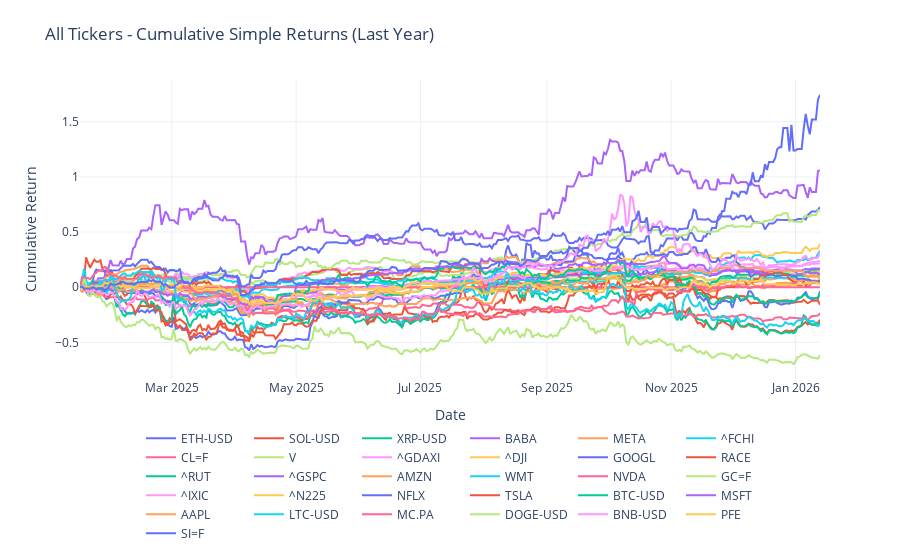

The notebook cell saved with this chart:
### Code cell
# plot cumprod_simple
fig = go.Figure()
for column in cumprod_simple.columns:
    fig.add_trace(
        go.Scatter(
            x=cumprod_simple.index,
            y=cumprod_simple[column],
            mode="lines",
            name=column,
        )
    )

fig.update_layout(
    title="All Tickers - Cumulative Simple Returns (Last Year)",
    xaxis_title="Date",
    yaxis_title="Cumulative Return",
    legend=dict(orientation="h", yanchor="top", y=-0.15, xanchor="center", x=0.5),
    template="plotly_white",
    margin=dict(t=80, b=120),
)
fig.show()

### Figure 1 — Plotly figure (JSON) as saved in the notebook; plotly's stock layout.template omitted (floating-point values rounded to 4 significant figures; data arrays with more than 128 entries replaced by an {"elided": "..."} marker saying what was removed)
{"data": [{"mode": "lines", "name": "ETH-USD", "type": "scatter", "x": {"elided": "364 str values"}, "y": {"elided": "364 float values"}}, {"mode": "lines", "name": "SOL-USD", "type": "scatter", "x": {"elided": "364 str values"}, "y": {"elided": "364 float values"}}, {"mode": "lines", "name": "XRP-USD", "type": "scatter", "x": {"elided": "364 str values"}, "y": {"elided": "364 float values"}}, {"mode": "lines", "name": "BABA", "type": "scatter", "x": {"elided": "364 str values"}, "y": {"elided": "364 float values"}}, {"mode": "lines", "name": "META", "type": "scatter", "x": {"elided": "364 str values"}, "y": {"elided": "364 float values"}}, {"mode": "lines", "name": "^FCHI", "type": "scatter", "x": {"elided": "364 str values"}, "y": {"elided": "364 float values"}}, {"mode": "lines", "name": "CL=F", "type": "scatter", "x": {"elided": "364 str values"}, "y": {"elided": "364 float values"}}, {"mode": "lines", "name": "V", "type": "scatter", "x": {"elided": "364 str values"}, "y": {"elided": "364 float values"}}, {"mode": "lines", "name": "^GDAXI", "type": "scatter", "x": {"elided": "364 str values"}, "y": {"elided": "364 float values"}}, {"mode": "lines", "name": "^DJI", "type": "scatter", "x": {"elided": "364 str values"}, "y": {"elided": "364 float values"}}, {"mode": "lines", "name": "GOOGL", "type": "scatter", "x": {"elided": "364 str values"}, "y": {"elided": "364 float values"}}, {"mode": "lines", "name": "RACE", "type": "scatter", "x": {"elided": "364 str values"}, "y": {"elided": "364 float values"}}, {"mode": "lines", "name": "^RUT", "type": "scatter", "x": {"elided": "364 str values"}, "y": {"elided": "364 float values"}}, {"mode": "lines", "name": "^GSPC", "type": "scatter", "x": {"elided": "364 str values"}, "y": {"elided": "364 float values"}}, {"mode": "lines", "name": "AMZN", "type": "scatter", "x": {"elided": "364 str values"}, "y": {"elided": "364 float values"}}, {"mode": "lines", "name": "WMT", "type": "scatter", "x": {"elided": "364 str values"}, "y": {"elided": "364 float values"}}, {"mode": "lines", "name": "NVDA", "type": "scatter", "x": {"elided": "364 str values"}, "y": {"elided": "364 int values"}}, {"mode": "lines", "name": "GC=F", "type": "scatter", "x": {"elided": "364 str values"}, "y": {"elided": "364 float values"}}, {"mode": "lines", "name": "^IXIC", "type": "scatter", "x": {"elided": "364 str values"}, "y": {"elided": "364 float values"}}, {"mode": "lines", "name": "^N225", "type": "scatter", "x": {"elided": "364 str values"}, "y": {"elided": "364 float values"}}, {"mode": "lines", "name": "NFLX", "type": "scatter", "x": {"elided": "364 str values"}, "y": {"elided": "364 float values"}}, {"mode": "lines", "name": "TSLA", "type": "scatter", "x": {"elided": "364 str values"}, "y": {"elided": "364 float values"}}, {"mode": "lines", "name": "BTC-USD", "type": "scatter", "x": {"elided": "364 str values"}, "y": {"elided": "364 float values"}}, {"mode": "lines", "name": "MSFT", "type": "scatter", "x": {"elided": "364 str values"}, "y": {"elided": "364 float values"}}, {"mode": "lines", "name": "AAPL", "type": "scatter", "x": {"elided": "364 str values"}, "y": {"elided": "364 float values"}}, {"mode": "lines", "name": "LTC-USD", "type": "scatter", "x": {"elided": "364 str values"}, "y": {"elided": "364 float values"}}, {"mode": "lines", "name": "MC.PA", "type": "scatter", "x": {"elided": "364 str values"}, "y": {"elided": "364 float values"}}, {"mode": "lines", "name": "DOGE-USD", "type": "scatter", "x": {"elided": "364 str values"}, "y": {"elided": "364 float values"}}, {"mode": "lines", "name": "BNB-USD", "type": "scatter", "x": {"elided": "364 str values"}, "y": {"elided": "364 float values"}}, {"mode": "lines", "name": "PFE", "type": "scatter", "x": {"elided": "364 str values"}, "y": {"elided": "364 float values"}}, {"mode": "lines", "name": "SI=F", "type": "scatter", "x": {"elided": "364 str values"}, "y": {"elided": "364 float values"}}], "layout": {"legend": {"orientation": "h", "x": 0.5, "xanchor": "center", "y": -0.15, "yanchor": "top"}, "margin": {"b": 120, "t": 80}, "title": {"text": "All Tickers - Cumulative Simple Returns (Last Year)"}, "xaxis": {"title": {"text": "Date"}}, "yaxis": {"title": {"text": "Cumulative Return"}}}}
